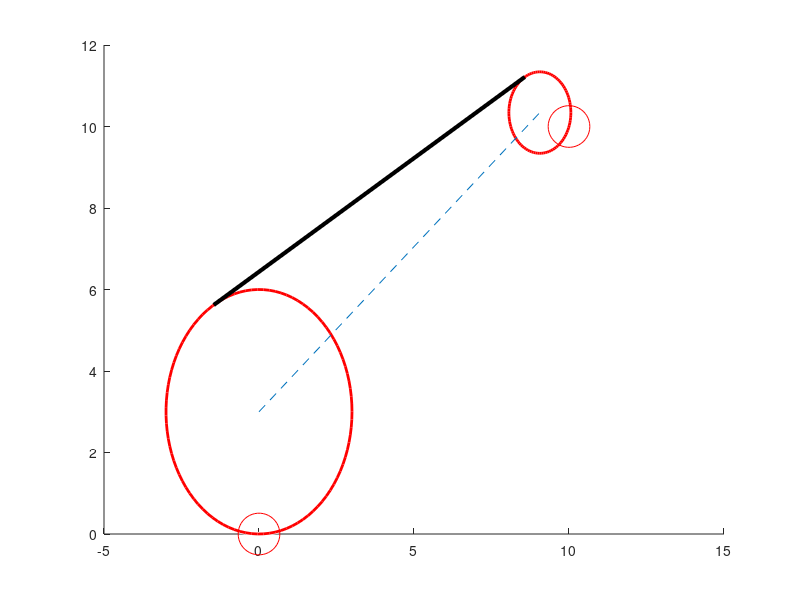

Here is the MATLAB script that generated this plot:
%starting Pose
xs = 0; ys = 0; phis=deg2rad(0);  
%final Pose
xf = 10; yf = 10; phif=deg2rad(70); 
%curvature constraints: 
rhos = 3; rhof = 1; 
%center of curvature circles: 
xcs = xs - rhos*cos(phis - pi/2); 
ycs = ys - rhos*sin(phis - pi/2); 
xcf = xf - rhof*cos(phif - pi/2); 
ycf = xf - rhof*sin(phif - pi/2); 

%tangent entry (E) and exit (X)
c = sqrt((xcs - xcf)^2 + (ycs-ycf)^2); 
alpha = asin((rhof-rhos)/c); 
beta = atan2(ycf-ycs, xcf - xcs); 
%E
phi = alpha+beta +pi/2; % left turn  
% phi = beta-alpha +3*pi/2; % right turn 
xPX = xcs + rhos*cos(phi); 
yPX = ycs + rhos*sin(phi);
%X
phi = alpha+beta +pi/2; % left turn  
% phi = beta-alpha +3*pi/2; %right turn
xPN = xcf + rhof*cos(phi); 
yPN = ycf + rhof*sin(phi); 

close all; 
figure()
hold on 
%plot circles:
centers = [xcs ycs; xcf ycf]; radii = [rhos; rhof];
viscircles(centers,radii)

%plot poses: 
plot(xs, ys, 'ro', 'MarkerSize', 30);
plot(xf, yf, 'ro', 'MarkerSize', 30);


%plot center line
xc = [xcs xcf];
yc = [ycs ycf];
plot(xc, yc, '--')

xT = [xPX xPN]; yT = [yPX yPN]; 
plot(xT, yT, 'k','lineWidth', 3)
hold off
print -dpng path.png